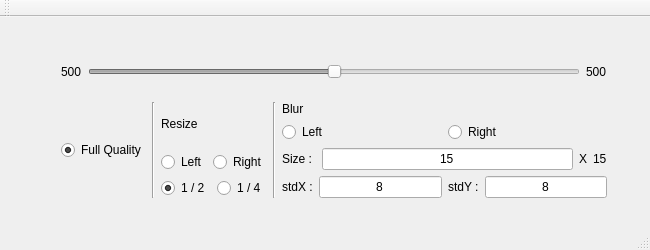
<?xml version="1.0" encoding="UTF-8"?>
<ui version="4.0">
 <class>MainWindow</class>
 <widget class="QMainWindow" name="MainWindow">
  <property name="geometry">
   <rect>
    <x>0</x>
    <y>0</y>
    <width>650</width>
    <height>250</height>
   </rect>
  </property>
  <property name="maximumSize">
   <size>
    <width>650</width>
    <height>250</height>
   </size>
  </property>
  <property name="windowTitle">
   <string>MainWindow</string>
  </property>
  <widget class="QWidget" name="centralWidget">
   <widget class="QWidget" name="layoutWidget">
    <property name="geometry">
     <rect>
      <x>50</x>
      <y>20</y>
      <width>568</width>
      <height>172</height>
     </rect>
    </property>
    <layout class="QVBoxLayout" name="verticalLayout_3">
     <property name="sizeConstraint">
      <enum>QLayout::SetMinAndMaxSize</enum>
     </property>
     <item>
      <layout class="QHBoxLayout" name="horizontalLayout">
       <item>
        <widget class="QLabel" name="labelLeft">
         <property name="text">
          <string>500</string>
         </property>
        </widget>
       </item>
       <item>
        <widget class="QSlider" name="horizontalSlider">
         <property name="enabled">
          <bool>false</bool>
         </property>
         <property name="minimum">
          <number>50</number>
         </property>
         <property name="maximum">
          <number>950</number>
         </property>
         <property name="singleStep">
          <number>50</number>
         </property>
         <property name="pageStep">
          <number>50</number>
         </property>
         <property name="value">
          <number>500</number>
         </property>
         <property name="tracking">
          <bool>true</bool>
         </property>
         <property name="orientation">
          <enum>Qt::Horizontal</enum>
         </property>
         <property name="tickPosition">
          <enum>QSlider::NoTicks</enum>
         </property>
        </widget>
       </item>
       <item>
        <widget class="QLabel" name="labelRight">
         <property name="text">
          <string>500</string>
         </property>
        </widget>
       </item>
      </layout>
     </item>
     <item>
      <layout class="QHBoxLayout" name="horizontalLayout_10">
       <item>
        <layout class="QHBoxLayout" name="horizontalLayout_2">
         <item>
          <widget class="QRadioButton" name="radioButtonFull">
           <property name="toolTip">
            <string>1</string>
           </property>
           <property name="text">
            <string>Full Quality</string>
           </property>
           <property name="checked">
            <bool>true</bool>
           </property>
           <attribute name="buttonGroup">
            <string notr="true">modeButtonGroup</string>
           </attribute>
          </widget>
         </item>
        </layout>
       </item>
       <item>
        <widget class="Line" name="line">
         <property name="orientation">
          <enum>Qt::Vertical</enum>
         </property>
        </widget>
       </item>
       <item>
        <layout class="QVBoxLayout" name="verticalLayout">
         <item>
          <widget class="QLabel" name="labelRight_7">
           <property name="text">
            <string>Resize</string>
           </property>
          </widget>
         </item>
         <item>
          <layout class="QHBoxLayout" name="horizontalLayout_8">
           <item>
            <widget class="QRadioButton" name="radioButtonLeftR">
             <property name="toolTip">
              <string>2</string>
             </property>
             <property name="text">
              <string>Left</string>
             </property>
             <property name="checked">
              <bool>false</bool>
             </property>
             <attribute name="buttonGroup">
              <string notr="true">modeButtonGroup</string>
             </attribute>
            </widget>
           </item>
           <item>
            <widget class="QRadioButton" name="radioButtonRightR">
             <property name="toolTip">
              <string>3</string>
             </property>
             <property name="text">
              <string>Right</string>
             </property>
             <attribute name="buttonGroup">
              <string notr="true">modeButtonGroup</string>
             </attribute>
            </widget>
           </item>
          </layout>
         </item>
         <item>
          <layout class="QHBoxLayout" name="horizontalLayout_9">
           <item>
            <widget class="QRadioButton" name="radioButtonHalf">
             <property name="toolTip">
              <string>2</string>
             </property>
             <property name="text">
              <string>1 / 2</string>
             </property>
             <property name="checkable">
              <bool>true</bool>
             </property>
             <property name="checked">
              <bool>true</bool>
             </property>
             <attribute name="buttonGroup">
              <string notr="true">sizeButtonGroup</string>
             </attribute>
            </widget>
           </item>
           <item>
            <widget class="QRadioButton" name="radioButtonQuarter">
             <property name="toolTip">
              <string>4</string>
             </property>
             <property name="text">
              <string>1 / 4</string>
             </property>
             <attribute name="buttonGroup">
              <string notr="true">sizeButtonGroup</string>
             </attribute>
            </widget>
           </item>
          </layout>
         </item>
        </layout>
       </item>
       <item>
        <widget class="Line" name="line_2">
         <property name="orientation">
          <enum>Qt::Vertical</enum>
         </property>
        </widget>
       </item>
       <item>
        <layout class="QVBoxLayout" name="verticalLayout_2">
         <item>
          <widget class="QLabel" name="labelRight_6">
           <property name="text">
            <string>Blur</string>
           </property>
          </widget>
         </item>
         <item>
          <layout class="QHBoxLayout" name="horizontalLayout_4">
           <item>
            <widget class="QRadioButton" name="radioButtoLeftB">
             <property name="toolTip">
              <string>4</string>
             </property>
             <property name="text">
              <string>Left</string>
             </property>
             <property name="checked">
              <bool>false</bool>
             </property>
             <attribute name="buttonGroup">
              <string notr="true">modeButtonGroup</string>
             </attribute>
            </widget>
           </item>
           <item>
            <widget class="QRadioButton" name="radioButtonRightB">
             <property name="toolTip">
              <string>5</string>
             </property>
             <property name="text">
              <string>Right</string>
             </property>
             <attribute name="buttonGroup">
              <string notr="true">modeButtonGroup</string>
             </attribute>
            </widget>
           </item>
          </layout>
         </item>
         <item>
          <layout class="QHBoxLayout" name="horizontalLayout_3">
           <item>
            <widget class="QLabel" name="labelRight_2">
             <property name="text">
              <string>Size : </string>
             </property>
            </widget>
           </item>
           <item>
            <widget class="QLineEdit" name="sizeX">
             <property name="text">
              <string>15</string>
             </property>
             <property name="alignment">
              <set>Qt::AlignCenter</set>
             </property>
            </widget>
           </item>
           <item>
            <widget class="QLabel" name="labelRight_5">
             <property name="text">
              <string>X</string>
             </property>
            </widget>
           </item>
           <item>
            <widget class="QLabel" name="labelRight_8">
             <property name="text">
              <string>15</string>
             </property>
            </widget>
           </item>
          </layout>
         </item>
         <item>
          <layout class="QHBoxLayout" name="horizontalLayout_7">
           <item>
            <layout class="QHBoxLayout" name="horizontalLayout_5">
             <item>
              <widget class="QLabel" name="labelRight_3">
               <property name="text">
                <string>stdX :</string>
               </property>
              </widget>
             </item>
             <item>
              <widget class="QLineEdit" name="stdX">
               <property name="text">
                <string>8</string>
               </property>
               <property name="alignment">
                <set>Qt::AlignCenter</set>
               </property>
              </widget>
             </item>
            </layout>
           </item>
           <item>
            <layout class="QHBoxLayout" name="horizontalLayout_6">
             <item>
              <widget class="QLabel" name="labelRight_4">
               <property name="text">
                <string>stdY :</string>
               </property>
              </widget>
             </item>
             <item>
              <widget class="QLineEdit" name="stdY">
               <property name="text">
                <string>8</string>
               </property>
               <property name="alignment">
                <set>Qt::AlignCenter</set>
               </property>
              </widget>
             </item>
            </layout>
           </item>
          </layout>
         </item>
        </layout>
       </item>
      </layout>
     </item>
    </layout>
   </widget>
  </widget>
  <widget class="QMenuBar" name="menuBar">
   <property name="geometry">
    <rect>
     <x>0</x>
     <y>0</y>
     <width>650</width>
     <height>22</height>
    </rect>
   </property>
  </widget>
  <widget class="QToolBar" name="mainToolBar">
   <property name="autoFillBackground">
    <bool>false</bool>
   </property>
   <attribute name="toolBarArea">
    <enum>TopToolBarArea</enum>
   </attribute>
   <attribute name="toolBarBreak">
    <bool>false</bool>
   </attribute>
  </widget>
  <widget class="QStatusBar" name="statusBar"/>
 </widget>
 <layoutdefault spacing="6" margin="11"/>
 <resources/>
 <connections>
  <connection>
   <sender>sizeX</sender>
   <signal>textChanged(QString)</signal>
   <receiver>labelRight_8</receiver>
   <slot>setText(QString)</slot>
   <hints>
    <hint type="sourcelabel">
     <x>572</x>
     <y>187</y>
    </hint>
    <hint type="destinationlabel">
     <x>613</x>
     <y>187</y>
    </hint>
   </hints>
  </connection>
  <connection>
   <sender>sizeX</sender>
   <signal>textChanged(QString)</signal>
   <receiver>MainWindow</receiver>
   <slot>buttonClicked()</slot>
   <hints>
    <hint type="sourcelabel">
     <x>572</x>
     <y>187</y>
    </hint>
    <hint type="destinationlabel">
     <x>497</x>
     <y>249</y>
    </hint>
   </hints>
  </connection>
  <connection>
   <sender>stdX</sender>
   <signal>textChanged(QString)</signal>
   <receiver>MainWindow</receiver>
   <slot>buttonClicked()</slot>
   <hints>
    <hint type="sourcelabel">
     <x>459</x>
     <y>221</y>
    </hint>
    <hint type="destinationlabel">
     <x>541</x>
     <y>249</y>
    </hint>
   </hints>
  </connection>
  <connection>
   <sender>stdY</sender>
   <signal>textChanged(QString)</signal>
   <receiver>MainWindow</receiver>
   <slot>buttonClicked()</slot>
   <hints>
    <hint type="sourcelabel">
     <x>612</x>
     <y>221</y>
    </hint>
    <hint type="destinationlabel">
     <x>625</x>
     <y>203</y>
    </hint>
   </hints>
  </connection>
  <connection>
   <sender>radioButtonQuarter</sender>
   <signal>clicked()</signal>
   <receiver>MainWindow</receiver>
   <slot>buttonClicked()</slot>
   <hints>
    <hint type="sourcelabel">
     <x>287</x>
     <y>217</y>
    </hint>
    <hint type="destinationlabel">
     <x>282</x>
     <y>194</y>
    </hint>
   </hints>
  </connection>
  <connection>
   <sender>radioButtonHalf</sender>
   <signal>clicked()</signal>
   <receiver>MainWindow</receiver>
   <slot>buttonClicked()</slot>
   <hints>
    <hint type="sourcelabel">
     <x>198</x>
     <y>210</y>
    </hint>
    <hint type="destinationlabel">
     <x>171</x>
     <y>222</y>
    </hint>
   </hints>
  </connection>
 </connections>
 <slots>
  <slot>buttonClicked()</slot>
  <slot>radioButtonClicked(bool)</slot>
 </slots>
 <buttongroups>
  <buttongroup name="sizeButtonGroup"/>
  <buttongroup name="modeButtonGroup"/>
 </buttongroups>
</ui>
